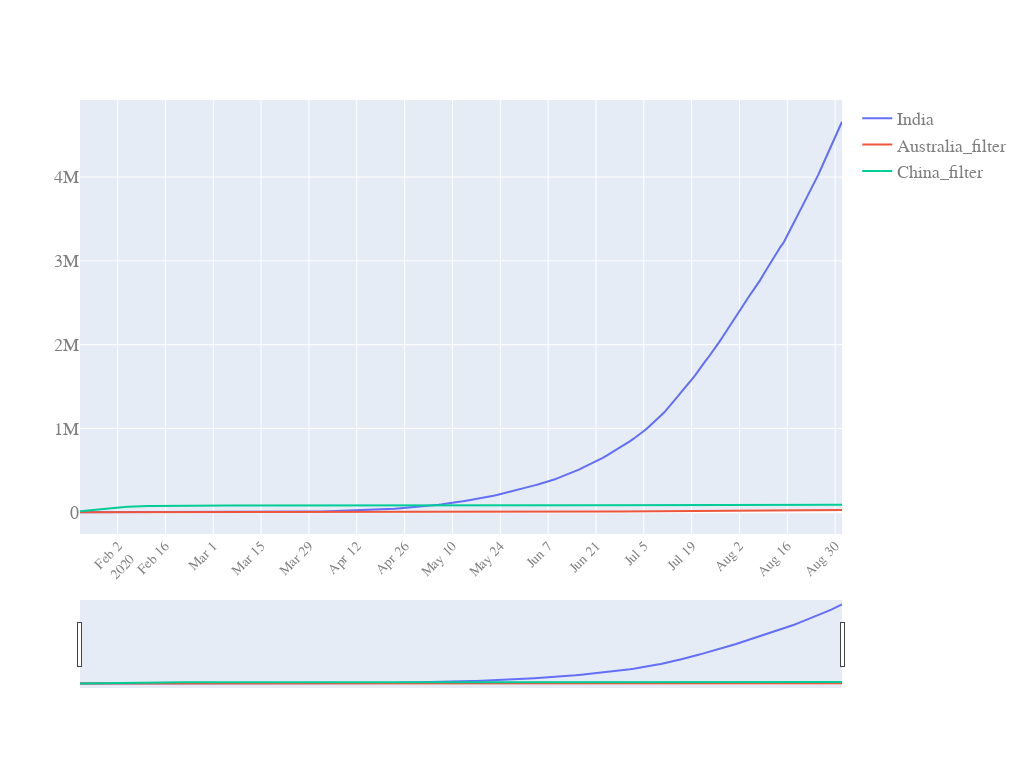

Notebook code cell kept with this figure:
### Code cell
quick_plot(df_analyse.date, df_analyse.iloc[10:,[7,8,9,10]],
          y_scale='linear', slider= True)

### Figure 1 — Plotly figure (JSON) as saved in the notebook; plotly's stock layout.template omitted (floating-point values rounded to 4 significant figures; data arrays with more than 128 entries replaced by an {"elided": "..."} marker saying what was removed)
{"data": [{"name": "India", "type": "scatter", "x": {"elided": "234 str values"}, "y": {"elided": "224 int values"}}, {"name": "Australia_filter", "type": "scatter", "x": {"elided": "234 str values"}, "y": {"elided": "224 float values"}}, {"name": "China_filter", "type": "scatter", "x": {"elided": "234 str values"}, "y": {"elided": "224 float values"}}], "layout": {"autosize": true, "font": {"color": "#7f7f7f", "family": "PT Sans, monospace", "size": 18}, "height": 768, "width": 1024, "xaxis": {"nticks": 20, "rangeslider": {"visible": true}, "tickangle": -45, "tickfont": {"color": "#7f7f7f", "size": 14}}, "yaxis": {"type": "linear"}}}
